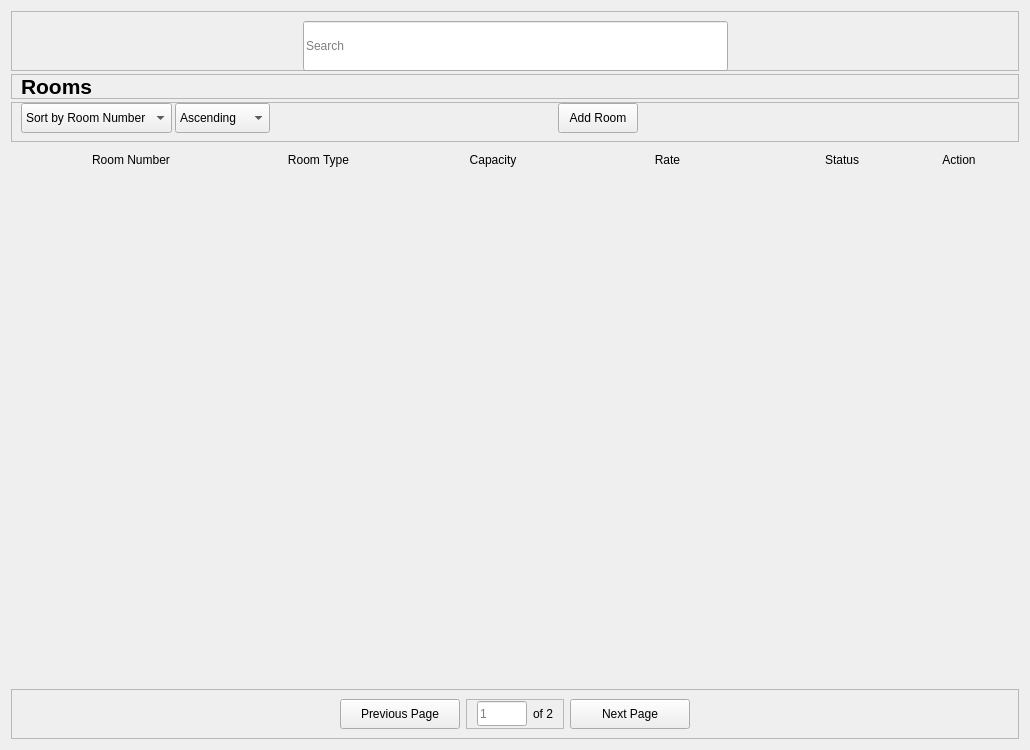
<?xml version="1.0" encoding="UTF-8"?>
<ui version="4.0">
 <class>Widget</class>
 <widget class="QWidget" name="Widget">
  <property name="geometry">
   <rect>
    <x>0</x>
    <y>0</y>
    <width>1030</width>
    <height>750</height>
   </rect>
  </property>
  <property name="minimumSize">
   <size>
    <width>1030</width>
    <height>750</height>
   </size>
  </property>
  <property name="windowTitle">
   <string>Form</string>
  </property>
  <layout class="QGridLayout" name="gridLayout">
   <property name="verticalSpacing">
    <number>3</number>
   </property>
   <item row="1" column="0" colspan="2">
    <widget class="QFrame" name="rooms_label_frame">
     <property name="minimumSize">
      <size>
       <width>0</width>
       <height>25</height>
      </size>
     </property>
     <property name="maximumSize">
      <size>
       <width>16777215</width>
       <height>25</height>
      </size>
     </property>
     <property name="frameShape">
      <enum>QFrame::StyledPanel</enum>
     </property>
     <property name="frameShadow">
      <enum>QFrame::Raised</enum>
     </property>
     <layout class="QGridLayout" name="gridLayout_6">
      <property name="leftMargin">
       <number>9</number>
      </property>
      <property name="topMargin">
       <number>0</number>
      </property>
      <property name="rightMargin">
       <number>9</number>
      </property>
      <property name="bottomMargin">
       <number>0</number>
      </property>
      <property name="spacing">
       <number>0</number>
      </property>
      <item row="0" column="0">
       <widget class="QLabel" name="rooms_label">
        <property name="font">
         <font>
          <pointsize>16</pointsize>
          <weight>75</weight>
          <bold>true</bold>
         </font>
        </property>
        <property name="text">
         <string>Rooms</string>
        </property>
       </widget>
      </item>
     </layout>
    </widget>
   </item>
   <item row="0" column="0" colspan="2">
    <widget class="QFrame" name="search_bar_frame">
     <property name="minimumSize">
      <size>
       <width>0</width>
       <height>60</height>
      </size>
     </property>
     <property name="frameShape">
      <enum>QFrame::StyledPanel</enum>
     </property>
     <property name="frameShadow">
      <enum>QFrame::Raised</enum>
     </property>
     <layout class="QGridLayout" name="gridLayout_5">
      <property name="leftMargin">
       <number>0</number>
      </property>
      <property name="topMargin">
       <number>9</number>
      </property>
      <property name="rightMargin">
       <number>0</number>
      </property>
      <property name="bottomMargin">
       <number>9</number>
      </property>
      <property name="spacing">
       <number>0</number>
      </property>
      <item row="0" column="1">
       <widget class="QLineEdit" name="search_lineedit">
        <property name="minimumSize">
         <size>
          <width>425</width>
          <height>50</height>
         </size>
        </property>
        <property name="placeholderText">
         <string>Search</string>
        </property>
       </widget>
      </item>
      <item row="0" column="0">
       <spacer name="hs_1">
        <property name="orientation">
         <enum>Qt::Horizontal</enum>
        </property>
        <property name="sizeHint" stdset="0">
         <size>
          <width>40</width>
          <height>20</height>
         </size>
        </property>
       </spacer>
      </item>
      <item row="0" column="2">
       <spacer name="hs_2">
        <property name="orientation">
         <enum>Qt::Horizontal</enum>
        </property>
        <property name="sizeHint" stdset="0">
         <size>
          <width>40</width>
          <height>20</height>
         </size>
        </property>
       </spacer>
      </item>
     </layout>
    </widget>
   </item>
   <item row="2" column="0" colspan="2">
    <widget class="QFrame" name="actions_frame">
     <property name="minimumSize">
      <size>
       <width>0</width>
       <height>40</height>
      </size>
     </property>
     <property name="maximumSize">
      <size>
       <width>16777215</width>
       <height>40</height>
      </size>
     </property>
     <property name="frameShape">
      <enum>QFrame::StyledPanel</enum>
     </property>
     <property name="frameShadow">
      <enum>QFrame::Raised</enum>
     </property>
     <layout class="QGridLayout" name="gridLayout_2">
      <property name="topMargin">
       <number>0</number>
      </property>
      <property name="horizontalSpacing">
       <number>3</number>
      </property>
      <property name="verticalSpacing">
       <number>0</number>
      </property>
      <item row="2" column="0">
       <widget class="QComboBox" name="sort_by_combobox">
        <property name="minimumSize">
         <size>
          <width>0</width>
          <height>30</height>
         </size>
        </property>
        <property name="cursor">
         <cursorShape>PointingHandCursor</cursorShape>
        </property>
        <item>
         <property name="text">
          <string>Sort by Room Number</string>
         </property>
        </item>
        <item>
         <property name="text">
          <string>Sort by Room Type</string>
         </property>
        </item>
        <item>
         <property name="text">
          <string>Sort by Capacity</string>
         </property>
        </item>
        <item>
         <property name="text">
          <string>Sort by Rate</string>
         </property>
        </item>
        <item>
         <property name="text">
          <string>Sort by Status</string>
         </property>
        </item>
       </widget>
      </item>
      <item row="2" column="3">
       <widget class="QPushButton" name="add_room_button">
        <property name="minimumSize">
         <size>
          <width>0</width>
          <height>30</height>
         </size>
        </property>
        <property name="cursor">
         <cursorShape>PointingHandCursor</cursorShape>
        </property>
        <property name="text">
         <string>Add Room</string>
        </property>
       </widget>
      </item>
      <item row="2" column="1">
       <widget class="QComboBox" name="sort_type_combobox">
        <property name="minimumSize">
         <size>
          <width>0</width>
          <height>30</height>
         </size>
        </property>
        <property name="cursor">
         <cursorShape>PointingHandCursor</cursorShape>
        </property>
        <item>
         <property name="text">
          <string>Ascending</string>
         </property>
        </item>
        <item>
         <property name="text">
          <string>Descending</string>
         </property>
        </item>
       </widget>
      </item>
      <item row="2" column="2">
       <spacer name="hs_3">
        <property name="orientation">
         <enum>Qt::Horizontal</enum>
        </property>
        <property name="sizeType">
         <enum>QSizePolicy::Expanding</enum>
        </property>
        <property name="sizeHint" stdset="0">
         <size>
          <width>40</width>
          <height>20</height>
         </size>
        </property>
       </spacer>
      </item>
      <item row="2" column="4">
       <spacer name="hs_4">
        <property name="orientation">
         <enum>Qt::Horizontal</enum>
        </property>
        <property name="sizeHint" stdset="0">
         <size>
          <width>40</width>
          <height>20</height>
         </size>
        </property>
       </spacer>
      </item>
      <item row="2" column="5">
       <widget class="QPushButton" name="grid_view_button">
        <property name="minimumSize">
         <size>
          <width>0</width>
          <height>30</height>
         </size>
        </property>
        <property name="maximumSize">
         <size>
          <width>40</width>
          <height>16777215</height>
         </size>
        </property>
        <property name="cursor">
         <cursorShape>PointingHandCursor</cursorShape>
        </property>
        <property name="text">
         <string/>
        </property>
        <property name="flat">
         <bool>true</bool>
        </property>
       </widget>
      </item>
      <item row="2" column="6">
       <widget class="QPushButton" name="list_view_button">
        <property name="minimumSize">
         <size>
          <width>0</width>
          <height>30</height>
         </size>
        </property>
        <property name="maximumSize">
         <size>
          <width>40</width>
          <height>16777215</height>
         </size>
        </property>
        <property name="cursor">
         <cursorShape>PointingHandCursor</cursorShape>
        </property>
        <property name="text">
         <string/>
        </property>
        <property name="flat">
         <bool>true</bool>
        </property>
       </widget>
      </item>
     </layout>
    </widget>
   </item>
   <item row="3" column="0" colspan="2">
    <widget class="QStackedWidget" name="rooms_view_stacked_widget">
     <property name="minimumSize">
      <size>
       <width>0</width>
       <height>0</height>
      </size>
     </property>
     <property name="currentIndex">
      <number>0</number>
     </property>
     <widget class="QWidget" name="list_view_widget">
      <property name="minimumSize">
       <size>
        <width>0</width>
        <height>550</height>
       </size>
      </property>
      <layout class="QGridLayout" name="gridLayout_3">
       <property name="leftMargin">
        <number>0</number>
       </property>
       <property name="topMargin">
        <number>0</number>
       </property>
       <property name="rightMargin">
        <number>0</number>
       </property>
       <property name="bottomMargin">
        <number>0</number>
       </property>
       <property name="spacing">
        <number>0</number>
       </property>
       <item row="1" column="0">
        <widget class="QFrame" name="list_view_contents_frame">
         <property name="minimumSize">
          <size>
           <width>1006</width>
           <height>520</height>
          </size>
         </property>
         <property name="frameShape">
          <enum>QFrame::NoFrame</enum>
         </property>
         <property name="frameShadow">
          <enum>QFrame::Plain</enum>
         </property>
         <property name="lineWidth">
          <number>0</number>
         </property>
         <layout class="QGridLayout" name="list_view_grid_layout">
          <property name="verticalSpacing">
           <number>3</number>
          </property>
         </layout>
        </widget>
       </item>
       <item row="0" column="0">
        <widget class="QFrame" name="headers_frame">
         <property name="minimumSize">
          <size>
           <width>0</width>
           <height>30</height>
          </size>
         </property>
         <property name="maximumSize">
          <size>
           <width>16777215</width>
           <height>30</height>
          </size>
         </property>
         <property name="frameShape">
          <enum>QFrame::NoFrame</enum>
         </property>
         <property name="frameShadow">
          <enum>QFrame::Plain</enum>
         </property>
         <property name="lineWidth">
          <number>0</number>
         </property>
         <layout class="QGridLayout" name="gridLayout_4">
          <property name="leftMargin">
           <number>0</number>
          </property>
          <property name="topMargin">
           <number>0</number>
          </property>
          <property name="rightMargin">
           <number>0</number>
          </property>
          <property name="bottomMargin">
           <number>0</number>
          </property>
          <property name="horizontalSpacing">
           <number>0</number>
          </property>
          <item row="1" column="5">
           <widget class="QLabel" name="status_label">
            <property name="minimumSize">
             <size>
              <width>100</width>
              <height>0</height>
             </size>
            </property>
            <property name="maximumSize">
             <size>
              <width>16777215</width>
              <height>16777215</height>
             </size>
            </property>
            <property name="lineWidth">
             <number>0</number>
            </property>
            <property name="text">
             <string>Status</string>
            </property>
            <property name="alignment">
             <set>Qt::AlignCenter</set>
            </property>
           </widget>
          </item>
          <item row="1" column="3">
           <widget class="QLabel" name="capacity_label">
            <property name="minimumSize">
             <size>
              <width>75</width>
              <height>0</height>
             </size>
            </property>
            <property name="maximumSize">
             <size>
              <width>16777215</width>
              <height>16777215</height>
             </size>
            </property>
            <property name="lineWidth">
             <number>0</number>
            </property>
            <property name="text">
             <string>Capacity</string>
            </property>
            <property name="alignment">
             <set>Qt::AlignCenter</set>
            </property>
           </widget>
          </item>
          <item row="1" column="6">
           <widget class="QLabel" name="action_label">
            <property name="minimumSize">
             <size>
              <width>60</width>
              <height>0</height>
             </size>
            </property>
            <property name="maximumSize">
             <size>
              <width>60</width>
              <height>16777215</height>
             </size>
            </property>
            <property name="lineWidth">
             <number>0</number>
            </property>
            <property name="text">
             <string>Action</string>
            </property>
            <property name="alignment">
             <set>Qt::AlignCenter</set>
            </property>
           </widget>
          </item>
          <item row="1" column="4">
           <widget class="QLabel" name="rate_label">
            <property name="minimumSize">
             <size>
              <width>100</width>
              <height>0</height>
             </size>
            </property>
            <property name="maximumSize">
             <size>
              <width>16777215</width>
              <height>16777215</height>
             </size>
            </property>
            <property name="lineWidth">
             <number>0</number>
            </property>
            <property name="text">
             <string>Rate</string>
            </property>
            <property name="alignment">
             <set>Qt::AlignCenter</set>
            </property>
           </widget>
          </item>
          <item row="1" column="2">
           <widget class="QLabel" name="room_type_label">
            <property name="minimumSize">
             <size>
              <width>125</width>
              <height>0</height>
             </size>
            </property>
            <property name="maximumSize">
             <size>
              <width>16777215</width>
              <height>16777215</height>
             </size>
            </property>
            <property name="lineWidth">
             <number>0</number>
            </property>
            <property name="text">
             <string>Room Type</string>
            </property>
            <property name="alignment">
             <set>Qt::AlignCenter</set>
            </property>
           </widget>
          </item>
          <item row="1" column="1">
           <widget class="QLabel" name="room_number_label">
            <property name="minimumSize">
             <size>
              <width>200</width>
              <height>0</height>
             </size>
            </property>
            <property name="maximumSize">
             <size>
              <width>200</width>
              <height>16777215</height>
             </size>
            </property>
            <property name="lineWidth">
             <number>0</number>
            </property>
            <property name="text">
             <string>Room Number</string>
            </property>
            <property name="alignment">
             <set>Qt::AlignCenter</set>
            </property>
           </widget>
          </item>
          <item row="1" column="7">
           <spacer name="hs_10">
            <property name="orientation">
             <enum>Qt::Horizontal</enum>
            </property>
            <property name="sizeType">
             <enum>QSizePolicy::Maximum</enum>
            </property>
            <property name="sizeHint" stdset="0">
             <size>
              <width>30</width>
              <height>20</height>
             </size>
            </property>
           </spacer>
          </item>
          <item row="1" column="0">
           <spacer name="hs_9">
            <property name="orientation">
             <enum>Qt::Horizontal</enum>
            </property>
            <property name="sizeType">
             <enum>QSizePolicy::Maximum</enum>
            </property>
            <property name="sizeHint" stdset="0">
             <size>
              <width>20</width>
              <height>20</height>
             </size>
            </property>
           </spacer>
          </item>
         </layout>
        </widget>
       </item>
      </layout>
     </widget>
     <widget class="QWidget" name="grid_view_widget">
      <property name="minimumSize">
       <size>
        <width>1006</width>
        <height>523</height>
       </size>
      </property>
      <layout class="QGridLayout" name="grid_view_grid_layout"/>
     </widget>
    </widget>
   </item>
   <item row="4" column="0" colspan="2">
    <widget class="QFrame" name="page_buttons_frame">
     <property name="minimumSize">
      <size>
       <width>0</width>
       <height>50</height>
      </size>
     </property>
     <property name="frameShape">
      <enum>QFrame::StyledPanel</enum>
     </property>
     <property name="frameShadow">
      <enum>QFrame::Raised</enum>
     </property>
     <layout class="QHBoxLayout" name="horizontalLayout">
      <item>
       <spacer name="hs_5">
        <property name="orientation">
         <enum>Qt::Horizontal</enum>
        </property>
        <property name="sizeHint" stdset="0">
         <size>
          <width>40</width>
          <height>20</height>
         </size>
        </property>
       </spacer>
      </item>
      <item>
       <widget class="QPushButton" name="previous_page_button">
        <property name="minimumSize">
         <size>
          <width>120</width>
          <height>30</height>
         </size>
        </property>
        <property name="maximumSize">
         <size>
          <width>120</width>
          <height>16777215</height>
         </size>
        </property>
        <property name="cursor">
         <cursorShape>PointingHandCursor</cursorShape>
        </property>
        <property name="text">
         <string>Previous Page</string>
        </property>
       </widget>
      </item>
      <item>
       <widget class="QFrame" name="page_number_frame">
        <property name="sizePolicy">
         <sizepolicy hsizetype="Maximum" vsizetype="Preferred">
          <horstretch>0</horstretch>
          <verstretch>0</verstretch>
         </sizepolicy>
        </property>
        <property name="minimumSize">
         <size>
          <width>20</width>
          <height>0</height>
         </size>
        </property>
        <property name="maximumSize">
         <size>
          <width>16777215</width>
          <height>16777215</height>
         </size>
        </property>
        <property name="frameShape">
         <enum>QFrame::StyledPanel</enum>
        </property>
        <property name="frameShadow">
         <enum>QFrame::Raised</enum>
        </property>
        <layout class="QGridLayout" name="gridLayout_7">
         <property name="leftMargin">
          <number>10</number>
         </property>
         <property name="topMargin">
          <number>0</number>
         </property>
         <property name="rightMargin">
          <number>10</number>
         </property>
         <property name="bottomMargin">
          <number>0</number>
         </property>
         <item row="0" column="0">
          <widget class="QLineEdit" name="page_number_lineedit">
           <property name="sizePolicy">
            <sizepolicy hsizetype="Preferred" vsizetype="Fixed">
             <horstretch>0</horstretch>
             <verstretch>0</verstretch>
            </sizepolicy>
           </property>
           <property name="minimumSize">
            <size>
             <width>50</width>
             <height>25</height>
            </size>
           </property>
           <property name="maximumSize">
            <size>
             <width>50</width>
             <height>16777215</height>
            </size>
           </property>
           <property name="text">
            <string/>
           </property>
           <property name="placeholderText">
            <string>1</string>
           </property>
          </widget>
         </item>
         <item row="0" column="1">
          <widget class="QLabel" name="of_page_number_label">
           <property name="minimumSize">
            <size>
             <width>20</width>
             <height>0</height>
            </size>
           </property>
           <property name="text">
            <string>of 2</string>
           </property>
          </widget>
         </item>
        </layout>
       </widget>
      </item>
      <item>
       <widget class="QPushButton" name="next_page_button">
        <property name="minimumSize">
         <size>
          <width>120</width>
          <height>30</height>
         </size>
        </property>
        <property name="maximumSize">
         <size>
          <width>120</width>
          <height>16777215</height>
         </size>
        </property>
        <property name="cursor">
         <cursorShape>PointingHandCursor</cursorShape>
        </property>
        <property name="text">
         <string>Next Page</string>
        </property>
       </widget>
      </item>
      <item>
       <spacer name="hs_6">
        <property name="orientation">
         <enum>Qt::Horizontal</enum>
        </property>
        <property name="sizeHint" stdset="0">
         <size>
          <width>40</width>
          <height>20</height>
         </size>
        </property>
       </spacer>
      </item>
     </layout>
    </widget>
   </item>
  </layout>
 </widget>
 <resources/>
 <connections/>
</ui>
